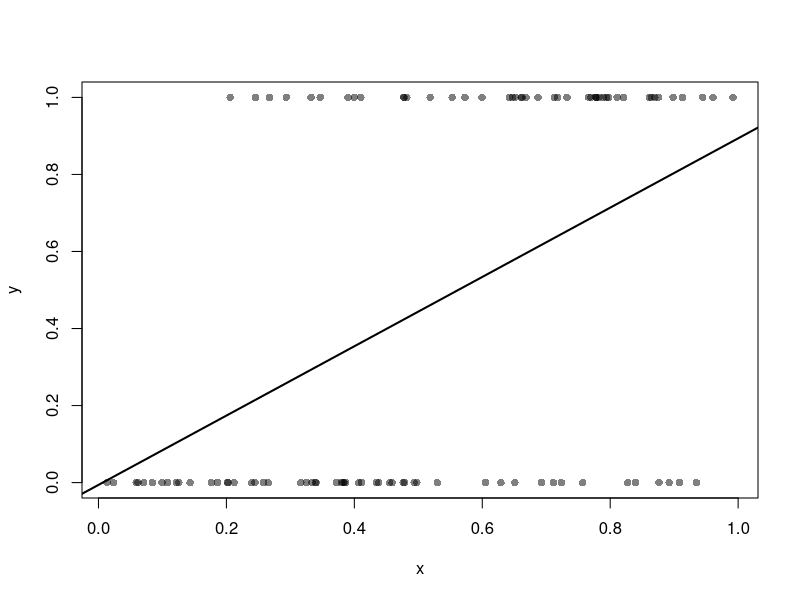
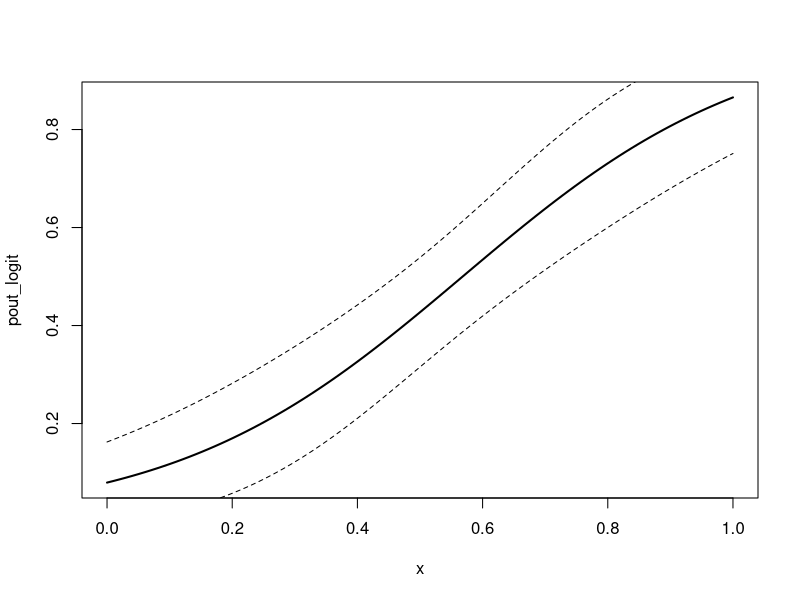
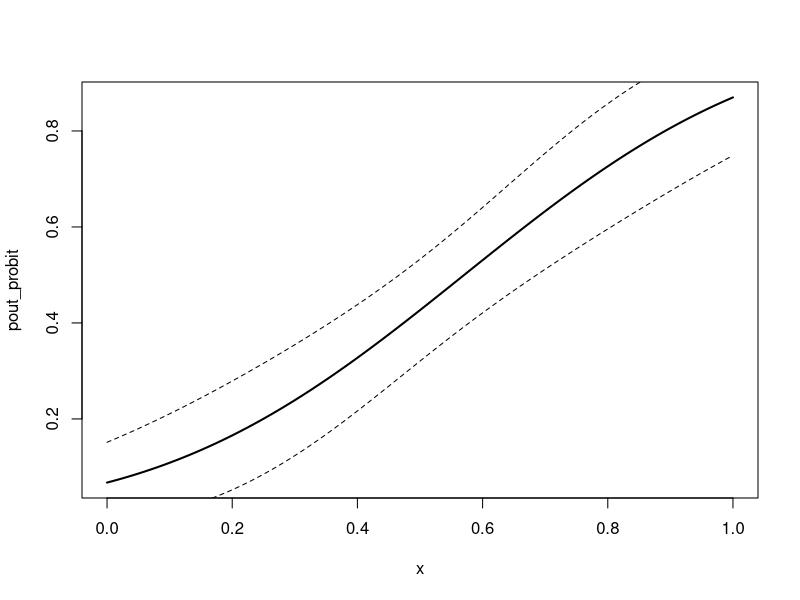
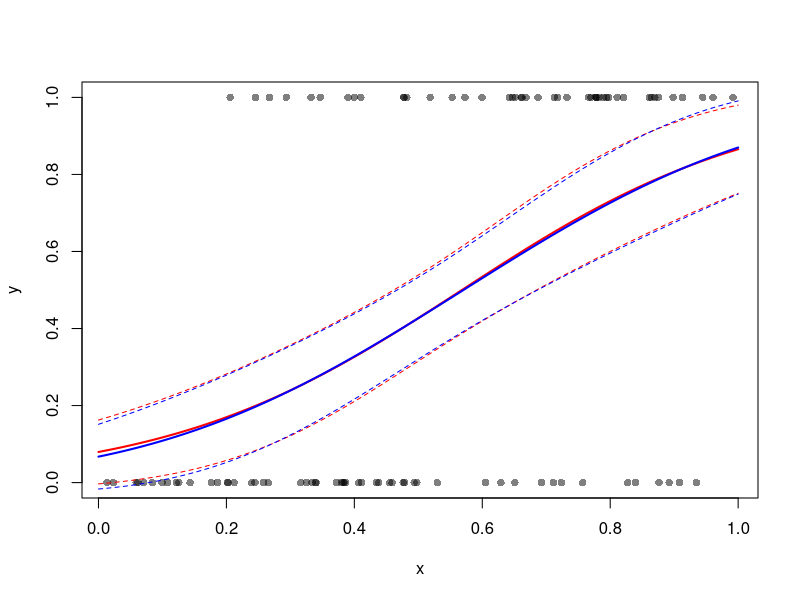
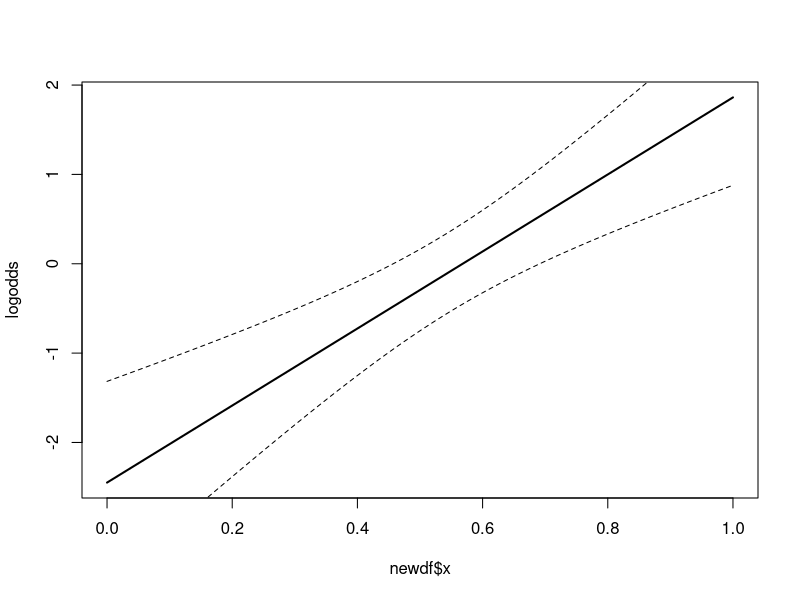
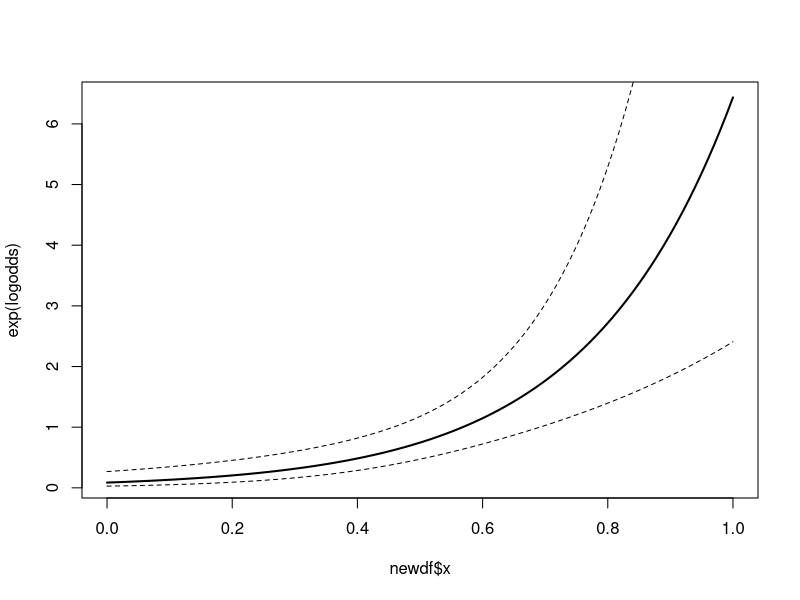

The R source for these figures, in order:
#' # Binary Outcome GLM Plots #
#' 
#' Unlike with linear models, interpreting GLMs requires looking at predicted values and this is often easiest to understand in the form of a plot.
#' Let's start by creating some binary outcome data in a simple bivariate model:
set.seed(1)
n <- 100
x <- runif(n,0,1)
y <- rbinom(n,1,x)
#' If we look at this data, we see that that there is a relationship between `x` and `y`, where we are more likely to observe `y==1` at higher values of `x`. We can fit a linear model to these data, but that fit is probably inappropriate, as we can see in the linear fit shown here:
plot(y~x, col=NULL, bg=rgb(0,0,0,.5), pch=21)
abline(lm(y~x), lwd=2)
#'
#' We can use the `predict` function to obtain predicted probabilities from other model fits to see if they better fit the data.
#'
#' ## Predicted probabilities for the logit model ##
#' We can start by fitting a logit model to the data:
m1 <- glm(y ~ x, family=binomial(link='logit'))
#' As with OLS, we then construct the input data over which we want to predict the outcome:
newdf <- data.frame(x=seq(0, 1, length.out = 100))
#' Because GLM relies on a link function, `predict` allows us to both extract the linear predictions as well as predicted probabilities through the inverse link. The default value for the `type` argument (`type='link'`) gives predictions on the scale of the linear predicts. For logit models, these are directly interpretable as log-odds, but we'll come back to that in a minute. When we set `type='response'`, we can obtain predicted probabilities:
newdf$pout_logit <- predict(m1, newdf, se.fit=TRUE, type='response')$fit
#' We also need to store the standard errors of the predicted probabilities and we can use those to build confidence intervals:
newdf$pse_logit <- predict(m1, newdf, se.fit=TRUE, type='response')$se.fit
newdf$pupper_logit <- newdf$pout_logit + (1.96*newdf$pse_logit) # 95% CI upper bound
newdf$plower_logit <- newdf$pout_logit - (1.96*newdf$pse_logit) # 95% CI lower bound
#' With these data in hand, it is trivial to plot the predicted probability of `y` for each value of `x`:
with(newdf, plot(pout_logit ~ x, type='l', lwd=2))
with(newdf, lines(pupper_logit ~ x, type='l', lty=2))
with(newdf, lines(plower_logit ~ x, type='l', lty=2))
#'
# ## Predicted probabilities for the probit model ##
#' We can repeat the above procedure exactly in order to obtain predicted probabilities for the probit model. All we have to change is value of `link` in our original call to `glm`:
m2 <- glm(y ~ x, family=binomial(link='probit'))
newdf$pout_probit <- predict(m2, newdf, se.fit=TRUE, type='response')$fit
newdf$pse_probit <- predict(m2, newdf, se.fit=TRUE, type='response')$se.fit
newdf$pupper_probit <- newdf$pout_probit + (1.96*newdf$pse_probit)
newdf$plower_probit <- newdf$pout_probit - (1.96*newdf$pse_probit)
#' Here's the resulting plot, which looks very similar to the one from the logit model:
with(newdf, plot(pout_probit ~ x, type='l', lwd=2))
with(newdf, lines(pupper_probit ~ x, type='l', lty=2))
with(newdf, lines(plower_probit ~ x, type='l', lty=2))
#' Indeed, we can overlay the logit model (in red) and the probit model (in blue) and see that both models provide essentially identical inference. It's also helpful to have the original data underneath to see how the predicted probabilities communicate information about the original data:
# data
plot(y~x, col=NULL, bg=rgb(0,0,0,.5), pch=21)
# logit
with(newdf, lines(pout_logit ~ x, type='l', lwd=2, col='red'))
with(newdf, lines(pupper_logit ~ x, type='l', lty=2, col='red'))
with(newdf, lines(plower_logit ~ x, type='l', lty=2, col='red'))
# probit
with(newdf, lines(pout_probit ~ x, type='l', lwd=2, col='blue'))
with(newdf, lines(pupper_probit ~ x, type='l', lty=2, col='blue'))
with(newdf, lines(plower_probit ~ x, type='l', lty=2, col='blue'))
#' Clearly, the model does an adequate job predicting `y` for high and low values of `x`, but offers a less accurate prediction for middling values.
#' Note: You can see the influence of the logistic distribution's heavier tails in its higher predicted probabilities for `y` at low values of `x` (compared to the probit model) and the reverse at high values of `x`.
#'
#' Plotting is therefore superior to looking at coefficients in order to compare models. This is especially apparent when we compare the substantively identical plots to the values of the coefficients from each model, which seem (on face value) quite different:
summary(m1)$coef[,1:2]
summary(m2)$coef[,1:2]
#'
#' ## Log-odds predictions for logit models ##
#' As stated above, when dealing with `logit` models, we can also directly interpet the log-odds predictions from `predict`.
#' Let's take a look at these using the default `type='link'` argument in `predict`:
logodds <- predict(m1, newdf, se.fit=TRUE)$fit
#' Whereas the predicted probabilities (from above) are strictly bounded [0,1]:
summary(newdf$pout_logit)
#' the log-odds are allowed to vary over any value:
summary(logodds)
#' We can calculate standard errors, use those to build confidence intervals for the log-odds, and then plot to make a more direct interpretation:
logodds_se <- predict(m1, newdf, se.fit=TRUE)$se.fit
logodds_upper <- logodds + (1.96*logodds_se)
logodds_lower <- logodds - (1.96*logodds_se)
plot(logodds ~ newdf$x, type='l', lwd=2)
lines(logodds_upper ~ newdf$x, type='l', lty=2)
lines(logodds_lower ~ newdf$x, type='l', lty=2)
#' From this plot we can see that the log-odds of observing `y==1` are positive when `x>.5` and negative otherwise. 
#' But operating in log-odds is itself confusing because logs are fairly difficult to directly understand. Thus we can translate log-odds to odds by taking `exp` of the log-odds and redrawing the plot with the new data.
#' Recall that the odds-ratio is the ratio of the betting odds (i.e., the odds of `y==1` divided by the odds of `y==0` at each value of `x`). The odds-ratio is strictly lower bounded by 0. When the OR is 1, the ratio of the odds is equal (i.e., at that value of `x`, we are equally likely to see an observation as `y==1` or `y==0`). We saw this in the earlier plot, where the log-odds changed from negative to positive at `x==.5`. An OR greater than 1 means that the odds of `y==1` are higher than the odds of `y==0`. When less than 1, the opposite is true.
plot(exp(logodds) ~ newdf$x, type='l', lwd=2)
lines(exp(logodds_upper) ~ newdf$x, type='l', lty=2)
lines(exp(logodds_lower) ~ newdf$x, type='l', lty=2)
#' This plot shows that when `x` is low, the OR is between 0 and 1, but when `x` is high, the odds-ratio is quite large. At `x==1`, the OR is significantly larger than 1 and possibly higher than 6, suggesting that when `x==`, the odds are 6 times higher for a unit having a value of `y==1` than a value of `y==0`.
#'